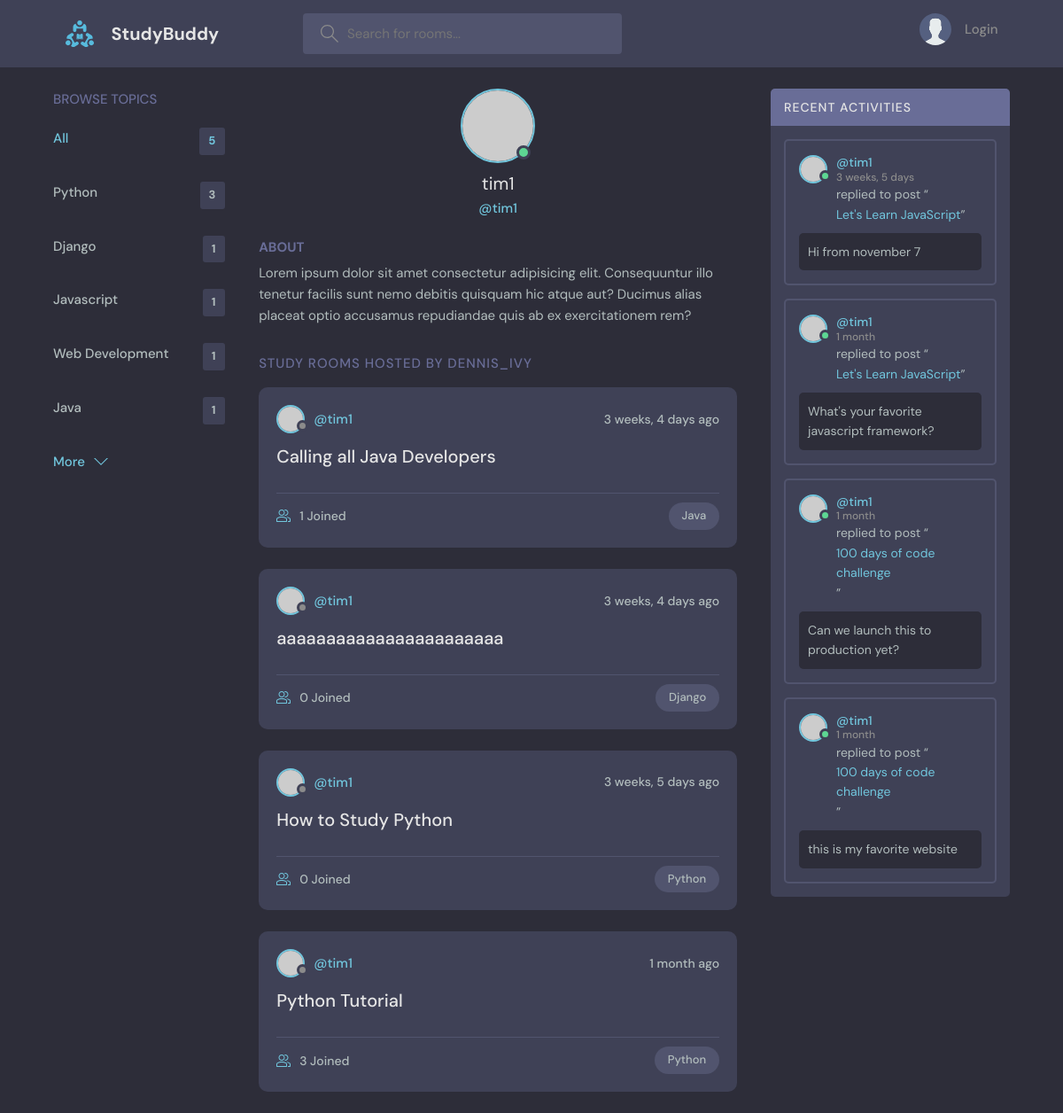
The app's page /profile/2/ with its own data.
### base/models.py (models this page shows, shortened)
class Topic(models.Model):
    name = models.CharField(max_length=200)

class Room(models.Model):
    host = models.ForeignKey(User, on_delete=models.SET_NULL, null=True)
    topic = models.ForeignKey('Topic', on_delete=models.SET_NULL, null=True)
    name = models.CharField(max_length=200)
    description = models.TextField(null=True, blank=True)
    participants = models.ManyToManyField(User, related_name='participants', blank=True)
    updated = models.DateTimeField(auto_now=True)
    create = models.DateTimeField(auto_now_add=True)
    class Meta:
        ordering = ['-updated', '-create']
    def __str__(self):
        return self.name

class Message(models.Model):
    user = models.ForeignKey(User, on_delete=models.CASCADE)
    room = models.ForeignKey(Room, on_delete=models.CASCADE)
    body = models.TextField()
    updated = models.DateTimeField(auto_now=True)
    create = models.DateTimeField(auto_now_add=True)
    class Meta:
        ordering = ['-updated', '-create']
    def __str__(self):
        return self.body[0:50]

### base/views.py (the view)
# urls.py: path('profile/<str:pk>/', views.userProfile, name="user-profile" ),
def userProfile(request, pk):
    user = User.objects.get(id=pk)
    rooms = user.room_set.all()
    room_messages = user.message_set.all()
    topics = Topic.objects.all()
    context = {'user': user, 'rooms': rooms, 'room_messages' :room_messages, 'topics': topics, }
    return render(request, 'base/profile.html', context)

### base/templates/base/profile.html (shortened to what this page needs)
{% extends 'main.html' %}
{% block content %}
  <main class="profile-page layout layout--3">
    <div class="container">
     {% include 'base/topics_component.html' %}
      <div class="roomList">
        <div class="profile">
          <div class="profile__avatar">
            <div class="avatar avatar--large active">
              <img src="https://randomuser.me/api/portraits/men/11.jpg" />
            </div>
          </div>
          <div class="profile__info">
            <h3>{{user.username}}</h3>
            <p>@{{user.username}}</p>
          </div>
          <div class="profile__about">
            <h3>About</h3>
            <p>
              Lorem ipsum dolor sit amet consectetur adipisicing elit. Consequuntur illo tenetur
              facilis sunt nemo debitis quisquam hic atque aut? Ducimus alias placeat optio
              accusamus repudiandae quis ab ex exercitationem rem?
            </p>
          </div>
        </div>
        <div class="roomList__header">
          <div>
            <h2>Study Rooms Hosted by dennis_ivy</a>
            </h2>
          </div>
        </div>
       {% include 'base/feed_component.html' %}
      </div>
      {% include 'base/activity_component.html' %}
    </div>
  </main>
{% endblock content %}

### base/templates/base/topics_component.html
<div class="topics">
  <div class="topics__header">
    <h2>Browse Topics</h2>
  </div>
  <ul class="topics__list">
    <li>
      <a href="{% url 'home' %}" class="active"
        >All <span>{{topics.count}}</span></a
      >
    </li>
    {% for topic in topics %}
    <li>
      <a href="{% url 'home' %}?q={{topic.name}}"
        >{{topic.name}}<span>{{topic.room_set.all.count}}</span></a
      >
    </li>
    {% endfor %}
  </ul>
  <a class="btn btn--link" href="{% url 'topics' %}">
    More
    <svg
      version="1.1"
      xmlns="http://www.w3.org/2000/svg"
      width="32"
      height="32"
      viewBox="0 0 32 32"
    >
      <title>chevron-down</title>
      <path d="M16 21l-13-13h-3l16 16 16-16h-3l-13 13z"></path>
    </svg>
  </a>
</div>

### base/templates/base/feed_component.html (shortened to what this page needs)
{% for room in rooms %}
<div class="roomListRoom">
  <div class="roomListRoom__header">
    <a
      href="{% url 'user-profile' room.host.id %}"
      class="roomListRoom__author"
    >
      <div class="avatar avatar--small">
        <img src="https://randomuser.me/api/portraits/women/11.jpg" />
      </div>
      <span>@{{room.host.username}}</span>
    </a>
    <div class="roomListRoom__actions">
      <span>{{room.create|timesince}} ago</span>
    </div>
  </div>
  <div class="roomListRoom__content">
    <a href="{% url 'room' room.id %}">{{room.name}}</a>
  </div>
  <div class="roomListRoom__meta">
    <a href="room.html" class="roomListRoom__joined">
      {{room.participants.all.count}} Joined
    </a>
    <p class="roomListRoom__topic">{{room.topic.name}}</p>
  </div>
</div>
{% endfor %}

### base/templates/base/activity_component.html (shortened to what this page needs)
<div class="activities">
  <div class="activities__header">
    <h2>Recent Activities</h2>
  </div>
  {% for message in room_messages %}
  <div class="activities__box">
    <div class="activities__boxHeader roomListRoom__header">
      <a
        href="{% url 'user-profile' message.user.id %}"
        class="roomListRoom__author"
      >
        <div class="avatar avatar--small active">
          <img src="https://randomuser.me/api/portraits/men/13.jpg" />
        </div>
        <p>
          @{{message.user}}
          <span>{{message.create|timesince}}</span>
        </p>
      </a>
    </div>
    <div class="activities__boxContent">
      <p>replied to post “<a href="room.html">{{message.room}}</a>”</p>
      <div class="activities__boxRoomContent">{{message}}</div>
    </div>
  </div>
  {%endfor %}
</div>

### records on screen
Topic: name "Python", room_set.all.count "3"
Topic: name "Django", room_set.all.count "1"
Topic: name "Javascript", room_set.all.count "1"
Topic: name "Web Development", room_set.all.count "1"
Topic: name "Java", room_set.all.count "1"
Room: host.username "tim1", create "3 weeks, 4 days", name "Calling all Java Developers", participants.all.count "1", topic.name "Java"
Room: host.username "tim1", create "3 weeks, 4 days", name "aaaaaaaaaaaaaaaaaaaaaaa", participants.all.count "0", topic.name "Django"
Room: host.username "tim1", create "3 weeks, 5 days", name "How to Study Python", participants.all.count "0", topic.name "Python"
Room: host.username "tim1", create "1 month", name "Python Tutorial", participants.all.count "3", topic.name "Python"
Message: user "tim1", create "3 weeks, 5 days", room "Let's Learn JavaScript", body "Hi from november 7"
Message: user "tim1", create "1 month", room "Let's Learn JavaScript", body "What's your favorite javascript framework?"
Message: user "tim1", create "1 month", room "100 days of code challenge", body "Can we launch this to production yet?"
Message: user "tim1", create "1 month", room "100 days of code challenge", body "this is my favorite website"

### other values on screen
{{ topics.count }} "5"
{{ user.username }} "tim1"
